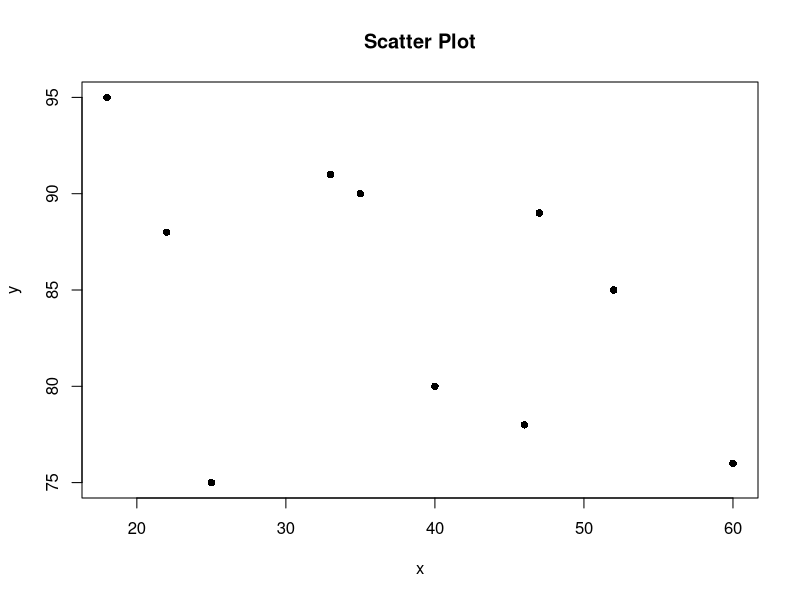

Write the R code that produced this figure.
x <- c(22,25,47,35,46,52,18,40,60,33)
y <- c(88,75,89,90,78,85,95,80,76,91)
cat("Correlation:", cor(x, y), "\n")
plot(x, y, main = "Scatter Plot", xlab = "x", ylab = "y", pch = 16)
